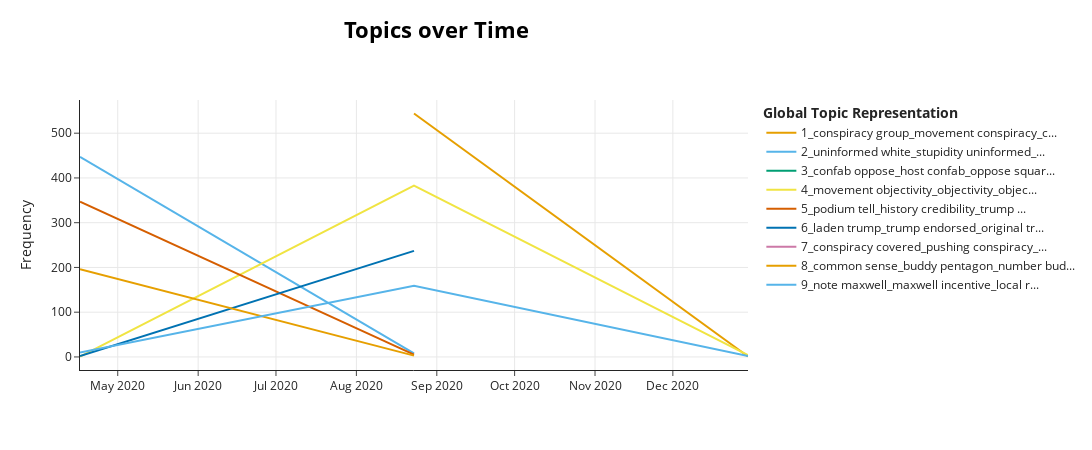

The notebook cell this image was saved under:
### Code cell
topic_model.visualize_topics_over_time(topic_over_time, topics = [1,2,3,4,5,6,7,8,9])

### Figure 1 — Plotly figure (JSON) as saved in the notebook; plotly's stock layout.template omitted (floating-point values rounded to 4 significant figures)
{"data": [{"hoverinfo": "text", "hovertext": ["<b>Topic 1</b><br>Words: conspiracy group, movement conspiracy, influence inside, tech conspiracy, conspiracy theory", "<b>Topic 1</b><br>Words: nutty supporter, statement nutty, supporter need, support democratic, silly cult"], "marker": {"color": "#E69F00"}, "mode": "lines", "name": "1_conspiracy group_movement conspiracy_c...", "type": "scatter", "x": ["2020-08-23T05:03:30.600000", "2020-12-29T23:19:31.800000"], "y": [544, 1]}, {"hoverinfo": "text", "hovertext": ["<b>Topic 2</b><br>Words: uninformed white, stupidity uninformed, maybe evidence, evidence reckoning, underestimate stupidity", "<b>Topic 2</b><br>Words: maybe evidence, spreading truth, mind symbolic, evidence reckoning, paying attention"], "marker": {"color": "#56B4E9"}, "mode": "lines", "name": "2_uninformed white_stupidity uninformed_...", "type": "scatter", "x": ["2020-04-16T10:47:29.400000", "2020-08-23T05:03:30.600000"], "y": [447, 8]}, {"hoverinfo": "text", "hovertext": ["<b>Topic 3</b><br>Words: confab oppose, host confab, oppose square, hotel host, confab"], "marker": {"color": "#009E73"}, "mode": "lines", "name": "3_confab oppose_host confab_oppose squar...", "type": "scatter", "x": ["2020-08-23T05:03:30.600000"], "y": [392]}, {"hoverinfo": "text", "hovertext": ["<b>Topic 4</b><br>Words: innocence mentally, mentally imagine, imagine seen, slaying innocence, imagine", "<b>Topic 4</b><br>Words: objectivity, subjective socially, objectivity accepted, movement objectivity, mass mind", "<b>Topic 4</b><br>Words: spread conspiracy, conspiracy approach, misinformation spread, mass mind, behavioral manipulation"], "marker": {"color": "#F0E442"}, "mode": "lines", "name": "4_movement objectivity_objectivity_objec...", "type": "scatter", "x": ["2020-04-16T10:47:29.400000", "2020-08-23T05:03:30.600000", "2020-12-29T23:19:31.800000"], "y": [1, 383, 4]}, {"hoverinfo": "text", "hovertext": ["<b>Topic 5</b><br>Words: trump chance, podium tell, history credibility, biggest story, tell president", "<b>Topic 5</b><br>Words: today billionaire, rich unverified, list famously, billionaire island, island rich"], "marker": {"color": "#D55E00"}, "mode": "lines", "name": "5_podium tell_history credibility_trump ...", "type": "scatter", "x": ["2020-04-16T10:47:29.400000", "2020-08-23T05:03:30.600000"], "y": [347, 5]}, {"hoverinfo": "text", "hovertext": ["<b>Topic 6</b><br>Words: pence attend, allegedly key, miller flashing, mike pence, sign white", "<b>Topic 6</b><br>Words: laden trump, trump endorsed, endorsed loving, original trump, laden studied"], "marker": {"color": "#0072B2"}, "mode": "lines", "name": "6_laden trump_trump endorsed_original tr...", "type": "scatter", "x": ["2020-04-16T10:47:29.400000", "2020-08-23T05:03:30.600000"], "y": [2, 237]}, {"hoverinfo": "text", "hovertext": ["<b>Topic 7</b><br>Words: conspiracy covered, pushing conspiracy, conspiracy theorist, shilling fox, conspiracy"], "marker": {"color": "#CC79A7"}, "mode": "lines", "name": "7_conspiracy covered_pushing conspiracy_...", "type": "scatter", "x": ["2020-08-23T05:03:30.600000"], "y": [209]}, {"hoverinfo": "text", "hovertext": ["<b>Topic 8</b><br>Words: common sense, buddy pentagon, better number, number buddy, sense better", "<b>Topic 8</b><br>Words: conspiracy, conspiracy spreading, reason vote, pentagon vote, hit pentagon"], "marker": {"color": "#E69F00"}, "mode": "lines", "name": "8_common sense_buddy pentagon_number bud...", "type": "scatter", "x": ["2020-04-16T10:47:29.400000", "2020-08-23T05:03:30.600000"], "y": [196, 3]}, {"hoverinfo": "text", "hovertext": ["<b>Topic 9</b><br>Words: maxwell sought, maxwell trying, trying maxwell, person maxwell, know maxwell", "<b>Topic 9</b><br>Words: note maxwell, maxwell incentive, local radio, yesterday tail, registration little", "<b>Topic 9</b><br>Words: element conspiracy, conspiracy ultraviolet, eric maxwell, conspiracy, person maxwell"], "marker": {"color": "#56B4E9"}, "mode": "lines", "name": "9_note maxwell_maxwell incentive_local r...", "type": "scatter", "x": ["2020-04-16T10:47:29.400000", "2020-08-23T05:03:30.600000", "2020-12-29T23:19:31.800000"], "y": [10, 159, 2]}], "layout": {"height": 450, "hoverlabel": {"bgcolor": "white", "font": {"family": "Rockwell", "size": 16}}, "legend": {"title": {"text": "<b>Global Topic Representation"}}, "title": {"font": {"color": "Black", "size": 22}, "text": "<b>Topics over Time</b>", "x": 0.4, "xanchor": "center", "y": 0.95, "yanchor": "top"}, "width": 1250, "xaxis": {"showgrid": true}, "yaxis": {"showgrid": true, "title": {"text": "Frequency"}}}}
